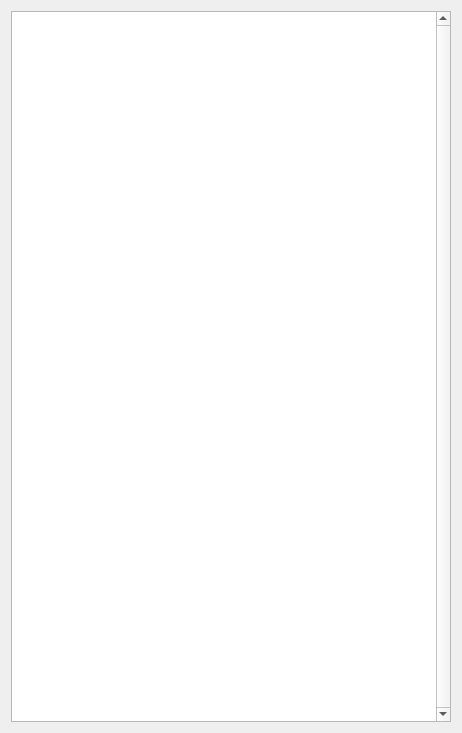
<?xml version="1.0" encoding="UTF-8"?>
<ui version="4.0">
 <class>WarDriving</class>
 <widget class="QWidget" name="WarDriving">
  <property name="geometry">
   <rect>
    <x>0</x>
    <y>0</y>
    <width>462</width>
    <height>733</height>
   </rect>
  </property>
  <property name="windowTitle">
   <string>Form</string>
  </property>
  <layout class="QVBoxLayout" name="verticalLayout">
   <item>
    <widget class="QTreeView" name="network_list">
     <property name="font">
      <font>
       <family>Libertinus Sans</family>
       <pointsize>16</pointsize>
       <bold>false</bold>
      </font>
     </property>
     <property name="verticalScrollBarPolicy">
      <enum>Qt::ScrollBarAlwaysOn</enum>
     </property>
     <property name="selectionMode">
      <enum>QAbstractItemView::NoSelection</enum>
     </property>
    </widget>
   </item>
  </layout>
 </widget>
 <resources/>
 <connections/>
</ui>
